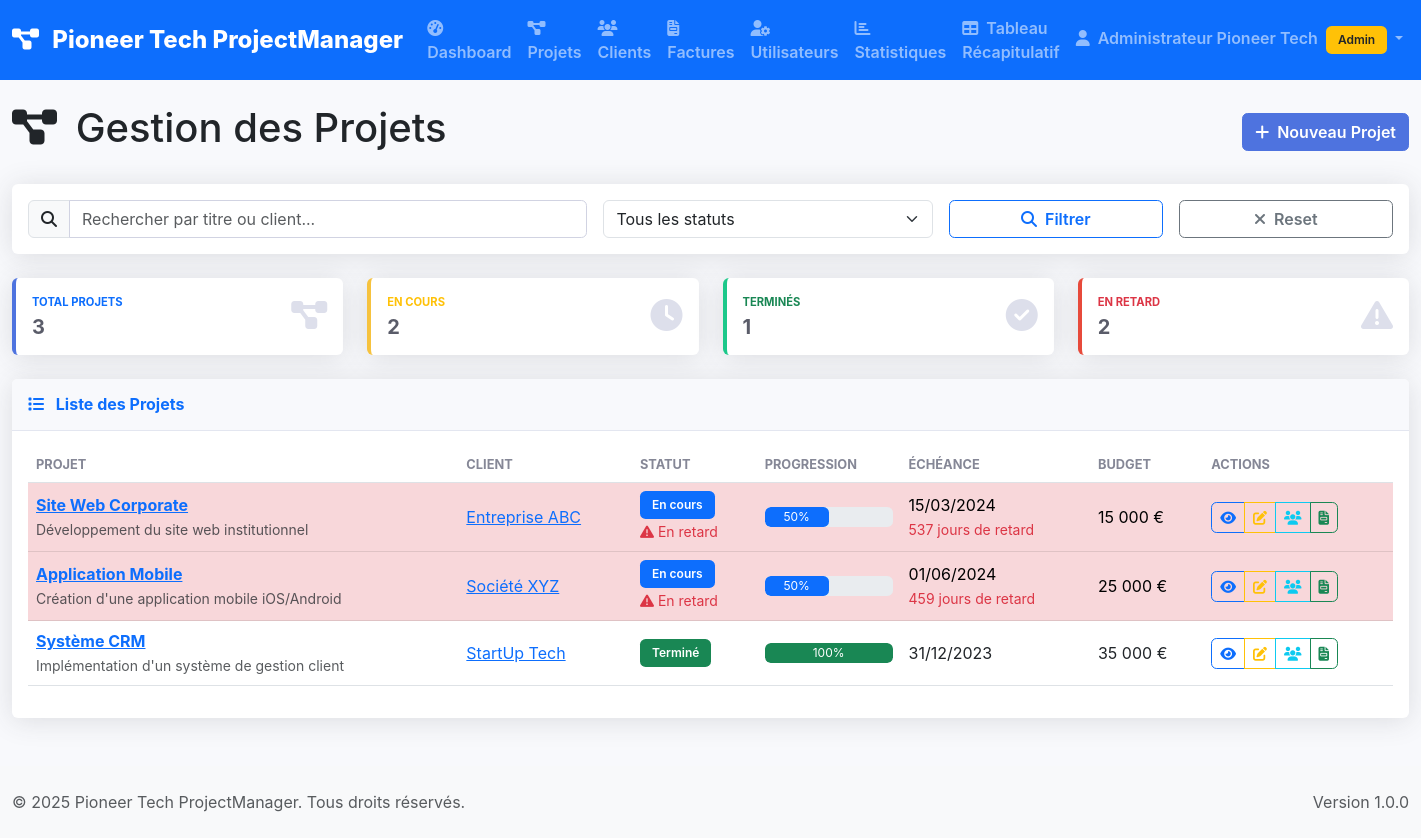
The app's page /index.php?page=projets (signed in) with its own data.
### tables this page shows
CREATE TABLE users (
    id INT AUTO_INCREMENT PRIMARY KEY,
    nom VARCHAR(100) NOT NULL,
    email VARCHAR(150) UNIQUE NOT NULL,
    mot_de_passe VARCHAR(255) NOT NULL,
    role ENUM('admin', 'employé') NOT NULL DEFAULT 'employé',
    date_creation TIMESTAMP DEFAULT CURRENT_TIMESTAMP,
    date_modification TIMESTAMP DEFAULT CURRENT_TIMESTAMP ON UPDATE CURRENT_TIMESTAMP,
    actif BOOLEAN DEFAULT TRUE,
    INDEX idx_email (email),
    INDEX idx_role (role)
);

CREATE TABLE projets (
    id INT AUTO_INCREMENT PRIMARY KEY,
    titre_projet VARCHAR(200) NOT NULL,
    description TEXT,
    id_client INT NOT NULL,
    statut ENUM('en cours', 'terminé', 'annulé') NOT NULL DEFAULT 'en cours',
    date_debut DATE,
    date_fin_prevue DATE,
    date_fin_reelle DATE,
    budget DECIMAL(10,2),
    date_creation TIMESTAMP DEFAULT CURRENT_TIMESTAMP,
    date_modification TIMESTAMP DEFAULT CURRENT_TIMESTAMP ON UPDATE CURRENT_TIMESTAMP,
    FOREIGN KEY (id_client) REFERENCES clients(id) ON DELETE CASCADE,
    INDEX idx_titre_projet (titre_projet),
    INDEX idx_statut (statut),
    INDEX idx_client (id_client)
);

CREATE TABLE clients (
    id INT AUTO_INCREMENT PRIMARY KEY,
    nom_client VARCHAR(150) NOT NULL,
    email VARCHAR(150),
    telephone VARCHAR(20),
    adresse TEXT,
    date_creation TIMESTAMP DEFAULT CURRENT_TIMESTAMP,
    date_modification TIMESTAMP DEFAULT CURRENT_TIMESTAMP ON UPDATE CURRENT_TIMESTAMP,
    actif BOOLEAN DEFAULT TRUE,
    INDEX idx_nom_client (nom_client),
    INDEX idx_email_client (email)
);

### views/projets/index.php (the view, shortened to what the rows shown need)
<div class="row">
    <div class="col-12">
        <div class="d-flex justify-content-between align-items-center mb-4">
            <h1>
                <i class="fas fa-project-diagram me-2"></i>
                Gestion des Projets
            </h1>
        </div>
    </div>
</div>
<div class="row">
    <div class="col-12">
        <div class="card shadow">
            <div class="card-body">
                <?php if (empty($projets)): ?>
                    <div class="text-center py-4">
                        <i class="fas fa-project-diagram fa-3x text-muted mb-3"></i>
                        <p class="text-muted">
                            <?php if (!empty($search) || !empty($status)): ?>
                                Aucun projet trouvé avec ces critères.
                            <?php elseif (!$isAdmin): ?>
                                Aucun projet ne vous est assigné pour le moment.
                            <?php else: ?>
                                Aucun projet trouvé.
                            <?php endif; ?>
                        </p>
                        <?php if ($isAdmin): ?>
                        <a href="index.php?page=projets&action=create" class="btn btn-primary">
                            <i class="fas fa-plus me-1"></i>
                            Créer le premier projet
                        </a>
                        <?php endif; ?>
                    </div>
                <?php else: ?>
                    <div class="table-responsive">
                        <table class="table table-hover">
                            <thead>
                                <tr>
                                    <th>Projet</th>
                                    <th>Client</th>
                                    <th>Statut</th>
                                    <th>Progression</th>
                                    <th>Échéance</th>
                                    <th>Budget</th>
                                    <th>Actions</th>
                                </tr>
                            </thead>
                            <tbody>
                                <?php foreach ($projets as $projet): ?>
                                <?php
                                $isOverdue = $projet['statut'] === 'en cours' &&
                                           $projet['date_fin_prevue'] &&
                                           strtotime($projet['date_fin_prevue']) < time();
                                $isUpcoming = $projet['statut'] === 'en cours' &&
                                            $projet['date_fin_prevue'] &&
                                            strtotime($projet['date_fin_prevue']) < strtotime('+7 days');
                                ?>
                                <tr class="<?= $isOverdue ? 'table-danger' : ($isUpcoming ? 'table-warning' : '') ?>">
                                    <td>
                                        <div>
                                            <strong>
                                                <a href="index.php?page=projets&action=view&id=<?= $projet['id'] ?>">
                                                    <?= htmlspecialchars($projet['titre_projet']) ?>
                                                </a>
                                            </strong>
                                            <?php if (!empty($projet['description'])): ?>
                                                <br><small class="text-muted">
                                                    <?= htmlspecialchars(substr($projet['description'], 0, 50)) ?>
                                                </small>
                                            <?php endif; ?>
                                        </div>
                                    </td>
                                    <td>
                                        <a href="index.php?page=clients&action=view&id=<?= $projet['id_client'] ?>">
                                            <?= htmlspecialchars($projet['nom_client']) ?>
                                        </a>
                                    </td>
                                    <td>
                                        <span class="badge bg-<?= $projet['statut'] === 'en cours' ? 'primary' : ($projet['statut'] === 'terminé' ? 'success' : 'secondary') ?>">
                                            <?= ucfirst($projet['statut']) ?>
                                        </span>
                                        <?php if ($isOverdue): ?>
                                            <br><small class="text-danger">
                                                <i class="fas fa-exclamation-triangle"></i> En retard
                                            </small>
                                        <?php elseif ($isUpcoming): ?>
                                            <br><small class="text-warning">
                                                <i class="fas fa-clock"></i> Échéance proche
                                            </small>
                                        <?php endif; ?>
                                    </td>
                                    <td>
                                        <?php
                                        $progression = 0;
                                        if ($projet['statut'] === 'terminé') $progression = 100;
                                        elseif ($projet['statut'] === 'en cours') $progression = 50;
                                        elseif ($projet['statut'] === 'annulé') $progression = 0;
                                        ?>
                                        <div class="progress" style="height: 20px;">
                                            <div class="progress-bar bg-<?= $projet['statut'] === 'terminé' ? 'success' : 'primary' ?>"
                                                 role="progressbar"
                                                 style="width: <?= $progression ?>%"
                                                 aria-valuenow="<?= $progression ?>"
                                                 aria-valuemin="0"
                                                 aria-valuemax="100">
                                                <?= $progression ?>%
                                            </div>
                                        </div>
                                    </td>
                                    <td>
                                        <?php if ($projet['date_fin_prevue']): ?>
                                            <?= date('d/m/Y', strtotime($projet['date_fin_prevue'])) ?>
                                            <?php if ($isOverdue): ?>
                                                <br><small class="text-danger">
                                                    <?= floor((time() - strtotime($projet['date_fin_prevue'])) / 86400) ?> jours de retard
                                                </small>
                                            <?php elseif ($isUpcoming && $projet['statut'] === 'en cours'): ?>
                                                <br><small class="text-warning">
                                                    <?= ceil((strtotime($projet['date_fin_prevue']) - time()) / 86400) ?> jours restants
                                                </small>
                                            <?php endif; ?>
                                        <?php else: ?>
                                            <span class="text-muted">Non définie</span>
                                        <?php endif; ?>
                                    </td>
                                    <td>
                                        <?php if ($projet['budget']): ?>
                                            <?= number_format($projet['budget'], 0, ',', ' ') ?> €
                                        <?php else: ?>
                                            <span class="text-muted">-</span>
                                        <?php endif; ?>
                                    </td>
                                    <td>
                                        <div class="btn-group" role="group">
                                            <a href="index.php?page=projets&action=view&id=<?= $projet['id'] ?>"
                                               class="btn btn-sm btn-outline-primary" title="Voir">
                                                <i class="fas fa-eye"></i>
                                            </a>
                                            <?php if ($isAdmin || (isset($projet['is_manager']) && $projet['is_manager'])): ?>
                                                <a href="index.php?page=projets&action=edit&id=<?= $projet['id'] ?>"
                                                   class="btn btn-sm btn-outline-warning" title="Modifier">
                                                    <i class="fas fa-edit"></i>
                                                </a>
                                                <a href="index.php?page=projets&action=team&id=<?= $projet['id'] ?>"
                                                   class="btn btn-sm btn-outline-info" title="Équipe">
                                                    <i class="fas fa-users"></i>
                                                </a>
                                            <?php endif; ?>
                                            <a href="index.php?page=factures&action=create&projet_id=<?= $projet['id'] ?>"
                                               class="btn btn-sm btn-outline-success" title="Nouvelle facture">
                                                <i class="fas fa-file-invoice"></i>
                                            </a>
                                        </div>
                                    </td>
                                </tr>
                                <?php endforeach; ?>
                            </tbody>
                        </table>
                    </div>
                <?php endif; ?>
            </div>
        </div>
    </div>
</div>

### views/layouts/header.php (shortened to what the rows shown need)
<!DOCTYPE html>
<html lang="fr">
<head>
    <link href="https://cdn.jsdelivr.net/npm/bootstrap@5.3.0/dist/css/bootstrap.min.css" rel="stylesheet">
    <link href="https://cdnjs.cloudflare.com/ajax/libs/font-awesome/6.4.0/css/all.min.css" rel="stylesheet">
    <link href="assets/css/style.css" rel="stylesheet">
</head>
<body>
    <?php if (isset($currentUser) && $currentUser): ?>
    <nav class="navbar navbar-expand-lg navbar-dark bg-primary">
        <div class="container-fluid">
            <a class="navbar-brand" href="index.php">
                <i class="fas fa-project-diagram me-2"></i>
                <?= $appName ?>
            </a>
            <div class="collapse navbar-collapse" id="navbarNav">
                <ul class="navbar-nav me-auto">
                    <li class="nav-item">
                        <a class="nav-link" href="index.php?page=dashboard">
                            <i class="fas fa-tachometer-alt me-1"></i>
                            Dashboard
                        </a>
                    </li>
                    <li class="nav-item">
                        <a class="nav-link" href="index.php?page=projets">
                            <i class="fas fa-project-diagram me-1"></i>
                            Projets
                        </a>
                    </li>
                    <li class="nav-item">
                        <a class="nav-link" href="index.php?page=clients">
                            <i class="fas fa-users me-1"></i>
                            Clients
                        </a>
                    </li>
                    <li class="nav-item">
                        <a class="nav-link" href="index.php?page=factures">
                            <i class="fas fa-file-invoice me-1"></i>
                            Factures
                        </a>
                    </li>
                    <?php if ($isAdmin): ?>
                    <li class="nav-item">
                        <a class="nav-link" href="index.php?page=users">
                            <i class="fas fa-user-cog me-1"></i>
                            Utilisateurs
                        </a>
                    </li>
                    <li class="nav-item">
                        <a class="nav-link" href="index.php?page=dashboard&action=stats">
                            <i class="fas fa-chart-bar me-1"></i>
                            Statistiques
                        </a>
                    </li>
                    <li class="nav-item">
                        <a class="nav-link" href="index.php?page=dashboard&action=recap">
                            <i class="fas fa-table me-1"></i>
                            Tableau Récapitulatif
                        </a>
                    </li>
                    <?php endif; ?>
                </ul>
                <ul class="navbar-nav">
                    <li class="nav-item dropdown">
                        <a class="nav-link dropdown-toggle" href="#" id="navbarDropdown" role="button" data-bs-toggle="dropdown">
                            <i class="fas fa-user me-1"></i>
                            <?= htmlspecialchars($currentUser['nom']) ?>
                            <?php if ($isAdmin): ?>
                                <span class="badge bg-warning text-dark ms-1">Admin</span>
                            <?php endif; ?>
                        </a>
                    </li>
                </ul>
            </div>
        </div>
    </nav>
    <?php endif; ?>
    <main class="<?= isset($currentUser) && $currentUser ? 'container-fluid mt-4' : '' ?>">

### records on screen
users: nom "Administrateur Pioneer Tech"
projets: titre_projet "Site Web Corporate", description "Développement du site web institutionnel", id_client.nom_client "Entreprise ABC", statut "En cours", shows "En retard", statut "50", date_fin_prevue "15/03/2024", budget "15 000"
projets: titre_projet "Application Mobile", description "Création d'une application mobile iOS/Android", id_client.nom_client "Société XYZ", statut "En cours", shows "En retard", statut "50", date_fin_prevue "01/06/2024", budget "25 000"
projets: titre_projet "Système CRM", description "Implémentation d'un système de gestion client", id_client.nom_client "StartUp Tech", statut "Terminé", statut "100", date_fin_prevue "31/12/2023", budget "35 000"

### other values on screen
$appName "Pioneer Tech ProjectManager"
$totalProjets "3"
APP_VERSION "1.0.0"
